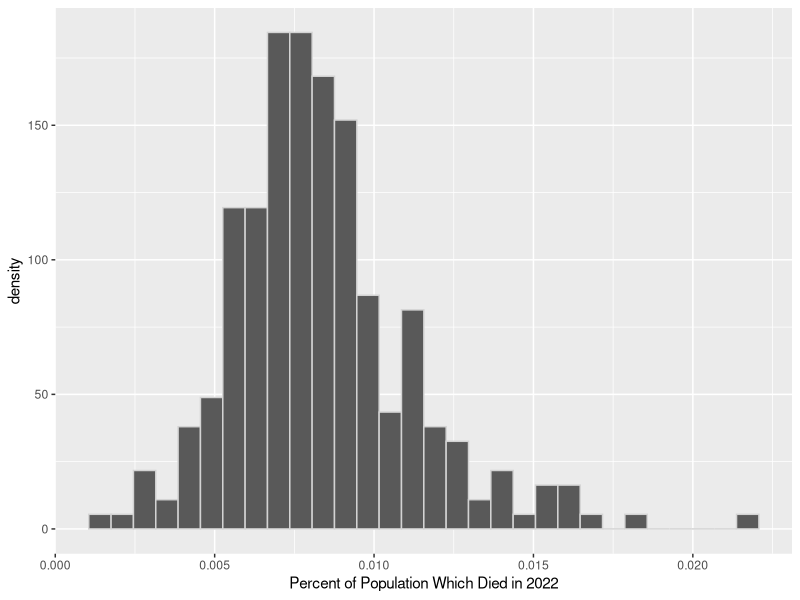

Here is the R script that generated this plot:
########################################################################################################
#LAB 8
########################################################################################################

#Task 6: Collect and Clean Data:
library(tidyverse)

#Read in world bank data csv
world_bank_data <- read_csv("World_Bank_Data.csv") 

#Isolate 2022 Data
world_bank_data_2022 <- world_bank_data["2022"] |>
  #Divide by 1000 to Death rate per 1000 citizens
  mutate(`2022` = `2022`/1000) |>
  #Rename 2022 column
  rename("Percent_Died" = "2022")

#Task 7: What are alpha and beta:

###################
# MOM (Method of Moments)
# Copied and Adapted  From rcode-lecture14
###################
library(nleqslv)

MOM.beta<- function(data, par){
  alpha <- par[1]
  beta <- par[2]
    
  EX <- alpha/(alpha+beta)
  EX2 <- (((alpha+1)*alpha))/((alpha+beta+1)*(alpha+beta))
  m1 <- mean(data, na.rm=TRUE)
  m2 <- mean(data^2, na.rm=TRUE)
  
  return(c(EX-m1, EX2-m2)) 
}

nleqslv(x = c(1,1), 
        fn = MOM.beta,
        data= world_bank_data_2022$'Percent_Died')

###################
# MLE (Maximum Likelihood Estimator)
# Copied and Adapted From rcode-lecture14
###################
llbeta <- function(data, par, neg=FALSE){
  alpha <- par[1]
  beta <- par[2]
  loglik <- sum(log(dbeta(x=data, shape1 = alpha, shape2 = beta)), na.rm=TRUE)
  
  return(ifelse(neg, -loglik, loglik))
}

(mles <- optim(par = c(1,1),
               fn = llbeta,
               data= world_bank_data_2022$'Percent_Died',
               neg = TRUE))

alpha.hat.mle <- mles$par[1]
beta.hat.mle <- mles$par[2]

###################
# Plot Histogram of Data Superimposed MOM and MLE Distributions
###################

ggplot() +
  geom_histogram(data= world_bank_data_2022,
                 aes(x= Percent_Died,
                     y= after_stat(density)),
                 color="lightgrey") +
  xlab("Percent of Population Which Died in 2022")
